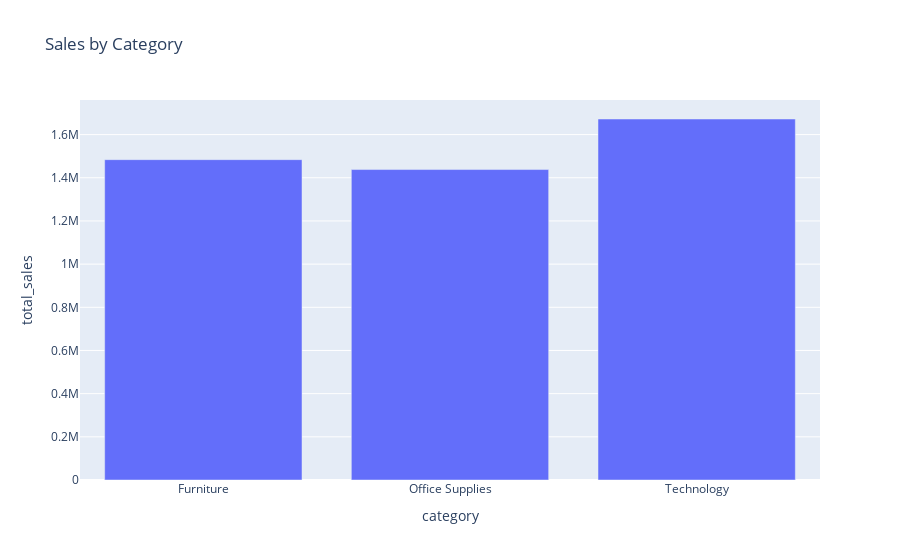

The notebook cell this image was saved under:
### Code cell
# Total_sales is ploted by product category such as Tech, furniture etc.
query= """
SELECT p.category, SUM(od.sales) AS total_sales
FROM order_details od
JOIN products p ON od.product_id = p.product_id
GROUP BY p.category;
"""

df_sales_by_category = pd.read_sql(query, engine)
print(df_sales_by_category)

fig = px.bar(df_sales_by_category, x="category", y="total_sales", title="Sales by Category")
fig.show()

### Figure 1 — Plotly figure (JSON) as saved in the notebook; plotly's stock layout.template omitted (floating-point values rounded to 4 significant figures)
{"data": [{"hovertemplate": "category=%{x}<br>total_sales=%{y}<extra></extra>", "legendgroup": "", "marker": {"color": "#636efa", "pattern": {"shape": ""}}, "name": "", "orientation": "v", "showlegend": false, "textposition": "auto", "type": "bar", "x": ["Furniture", "Office Supplies", "Technology"], "xaxis": "x", "y": [1484000.0, 1438000.0, 1672000.0], "yaxis": "y"}], "layout": {"autosize": true, "barmode": "relative", "legend": {"tracegroupgap": 0}, "title": {"text": "Sales by Category"}, "xaxis": {"anchor": "y", "autorange": true, "domain": [0, 1], "range": [-0.5, 2.5], "title": {"text": "category"}, "type": "category"}, "yaxis": {"anchor": "x", "autorange": true, "domain": [0, 1], "range": [0, 1760000.0], "title": {"text": "total_sales"}, "type": "linear"}}}
